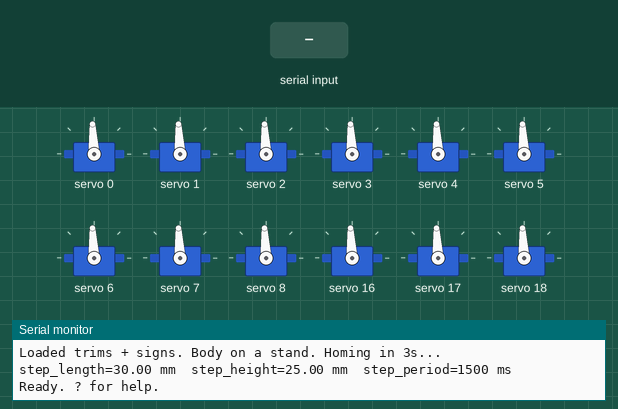
Bench run of a sketch on a simulated Seeed XIAO ESP32-C3. On the bench: 12 × servo, the last lines printed to the serial monitor. The test bench sets the inputs (shaded band). EEPROM starts erased.

Above: at 5.9 s.
6.0 s: "w\n" received over Serial
At 6.16 s:
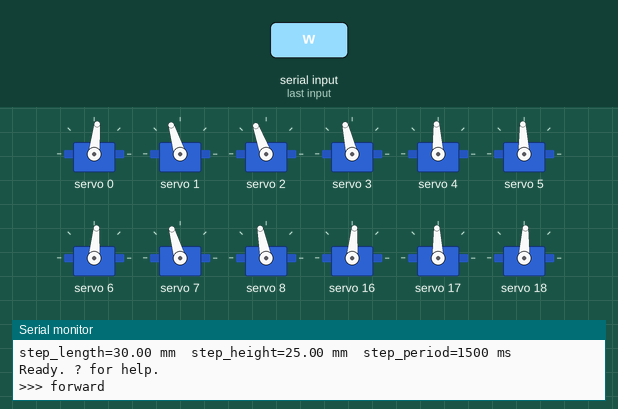
At 6.78 s:
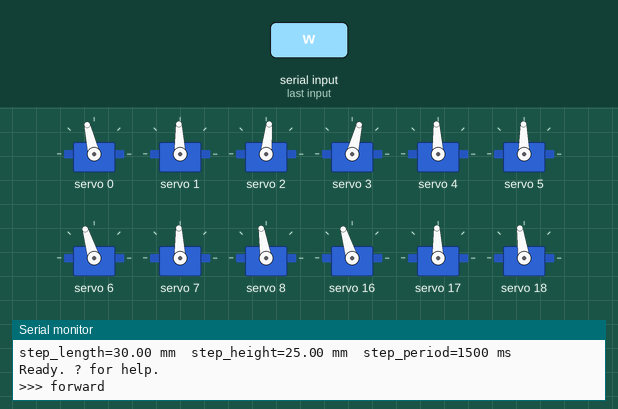
9.0 s: "s\n" received over Serial
At 9.48 s:
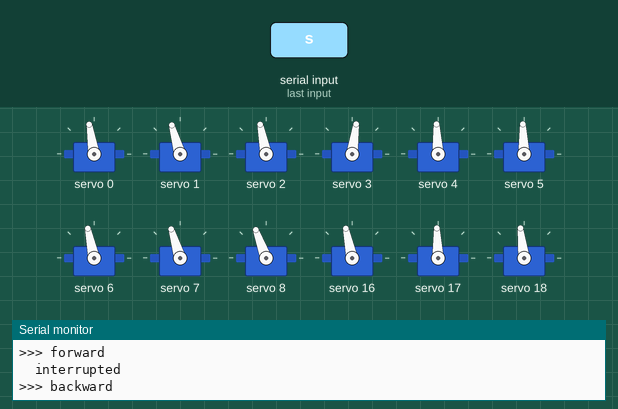
12.0 s: "a\n" received over Serial
15.0 s: "d\n" received over Serial
18.0 s: "w\n" received over Serial
21.0 s: "<w>" received over Serial
At 22.0 s:
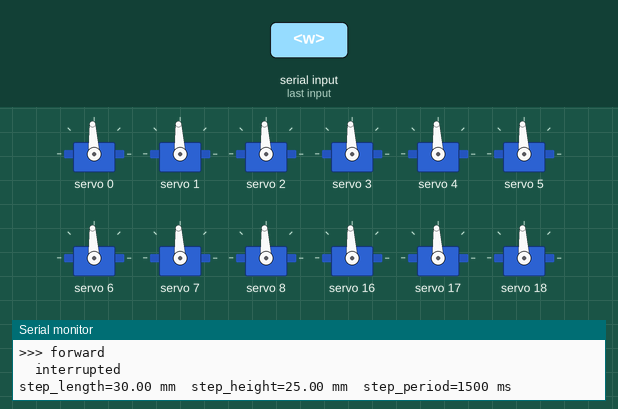
Timing chart, 0 to 23.5 s (numbered marks = the images above; inputs shaded):
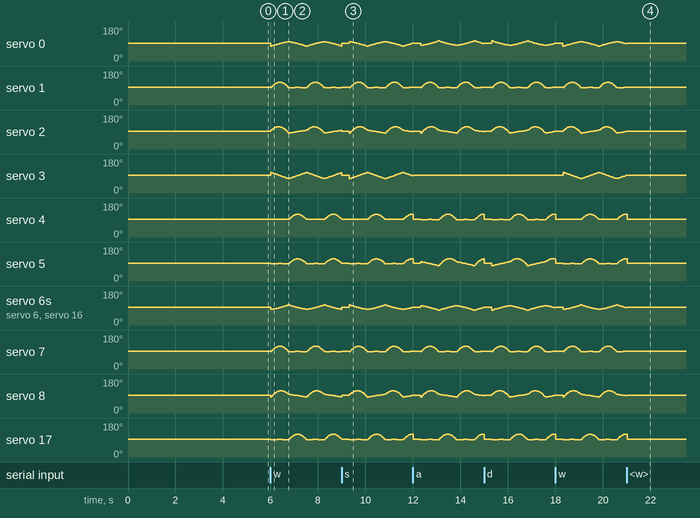

The sketch:

05_walking_controller.ino
```cpp
// mini_hexapod stage 5: walking controller firmware.
//
// Hardware: XIAO ESP32-C3 + 2x PCA9685 (right=0x40, left=0x41).
// Purpose:  Directional walking controller, similar to the watch interactive
//           but command-driven from Serial. Each motion command runs for
//           ACTION_DURATION_MS, then returns to home and waits for next.
//
// Gait: tripod (A: FR/ML/RR  +  B: FL/MR/RL, 180 deg phase offset).
// Each leg's foot trajectory in body frame:
//   Swing  (phase 0..0.5):  foot lifts and moves +motion_dir * STEP_LENGTH
//   Stance (phase 0.5..1):  foot at ground level, moves -motion_dir * STEP_LENGTH
// motion_dir is computed per-leg from (vx, vy, omega_z):
//   v_at_leg = (vx - py*omega_z, vy + px*omega_z)
//   motion_dir = v_at_leg / |v_at_leg|
// For pure translation, all legs get the same direction. For yaw, each leg
// gets a tangent direction CCW about body +Z.
//
// Serial Monitor: 115200, "No line ending". Any keystroke during motion
// interrupts the current action; if it's a movement key, the new motion
// starts immediately after a quick home.
//
// Commands (each motion runs 5 seconds unless interrupted):
//   w  forward       s  backward
//   a  strafe left   d  strafe right
//   q  turn left     e  turn right       (yaw CCW / CW)
//   r  fwd-left      t  fwd-right        (diagonals)
//   f  back-left     g  back-right
//   h  home all (snap to L-pose, stops any motion)
//   [ / ]  step length -5 / +5 mm  (limits 10..50)
//   , / .  step height -2 / +2 mm  (limits 5..50)
//   < / >  cycle period -200 / +200 ms (limits 500..3000, lower = faster)
//   p  print current step length / height / period
//   ?  help

#include <Wire.h>
#include <Adafruit_PWMServoDriver.h>
#include <Preferences.h>
#include <math.h>

constexpr uint16_t SERVO_MIN_US = 500;
constexpr uint16_t SERVO_MAX_US = 2500;
constexpr uint16_t SERVO_CTR_US = 1500;
constexpr uint8_t  PWM_FREQ_HZ  = 50;
constexpr uint8_t  ADDR_RIGHT   = 0x40;
constexpr uint8_t  ADDR_LEFT    = 0x41;

Adafruit_PWMServoDriver pwm_right(ADDR_RIGHT);
Adafruit_PWMServoDriver pwm_left (ADDR_LEFT);

struct LegSpec {
  const char* name;
  uint8_t board_addr;
  uint8_t channels[3];
};

const LegSpec LEGS[6] = {
  {"FR", ADDR_RIGHT, {0, 1, 2}},
  {"MR", ADDR_RIGHT, {3, 4, 5}},
  {"RR", ADDR_RIGHT, {6, 7, 8}},
  {"FL", ADDR_LEFT,  {0, 1, 2}},
  {"ML", ADDR_LEFT,  {3, 4, 5}},
  {"RL", ADDR_LEFT,  {6, 7, 8}},
};

struct LegGeom {
  float coxa_x, coxa_y, coxa_z;
  float axis_angle_rad;
};

const LegGeom GEOM[6] = {
  { +56.75f, -32.0f, 0.0f,        -PI / 4.0f },  // FR
  {   0.00f, -42.4f, 0.0f,        -PI / 2.0f },  // MR
  { -56.75f, -32.0f, 0.0f, -3.0f * PI / 4.0f },  // RR
  { +56.75f, +32.0f, 0.0f,        +PI / 4.0f },  // FL
  {   0.00f, +42.4f, 0.0f,        +PI / 2.0f },  // ML
  { -56.75f, +32.0f, 0.0f, +3.0f * PI / 4.0f },  // RL
};

struct IkResult {
  float coxa_rad, femur_rad, knee_rad;
  bool reachable;
};

constexpr float L2 = 55.0f;
constexpr float L3 = 89.5f;
constexpr float R_HOME = 55.0f;
constexpr float D_HOME = 89.5f;

// Runtime-tunable gait parameters.
float         step_length    = 30.0f;
float         step_height    = 25.0f;
unsigned long step_period_ms = 1500;

constexpr unsigned long ACTION_DURATION_MS = 5000;

int8_t SIGN[6][3];
float  HOME_KIN_ANGLE[3] = {0.0f, 0.0f, 0.0f};

// Tripod gait layout. A = front-right, mid-left, rear-right. B = the others.
const uint8_t TRIPOD_LEGS[6] = {0, 4, 2,  3, 1, 5};
const float   TRIPOD_OFFS[6] = {0, 0, 0,  0.5f, 0.5f, 0.5f};

// Interrupt mechanism: a key pressed during motion is buffered here and
// dispatched after the motion loop exits.
char pending_cmd = 0;

Adafruit_PWMServoDriver& driverFor(const LegSpec& leg) {
  return leg.board_addr == ADDR_RIGHT ? pwm_right : pwm_left;
}

uint16_t usToTicks(uint16_t us) {
  return (uint16_t)((uint32_t)us * PWM_FREQ_HZ * 4096UL / 1000000UL);
}

// --- State ---
Preferences prefs;
uint16_t trim_us[6][3];

void loadTrims() {
  prefs.begin("hexa_trim", true);
  for (uint8_t l = 0; l < 6; ++l) {
    for (uint8_t j = 0; j < 3; ++j) {
      char k[16]; snprintf(k, 16, "l%d_j%d", l, j);
      trim_us[l][j] = prefs.getUShort(k, SERVO_CTR_US);
    }
  }
  prefs.end();
}

void loadSigns() {
  prefs.begin("hexa_sign", true);
  for (uint8_t l = 0; l < 6; ++l) {
    for (uint8_t j = 0; j < 3; ++j) {
      char k[16]; snprintf(k, 16, "l%d_j%d", l, j);
      SIGN[l][j] = (int8_t)prefs.getChar(k, (int8_t)+1);
    }
  }
  prefs.end();
}

// --- Kinematics ---
IkResult ikFootBody(uint8_t leg, float fx, float fy, float fz) {
  const LegGeom& g = GEOM[leg];
  float dx = fx - g.coxa_x;
  float dy = fy - g.coxa_y;
  float dz = fz - g.coxa_z;

  IkResult r;
  r.reachable = false;
  r.coxa_rad = r.femur_rad = r.knee_rad = 0.0f;

  float target_angle = atan2f(dy, dx);
  float coxa = target_angle - g.axis_angle_rad;
  while (coxa >  PI) coxa -= 2.0f * PI;
  while (coxa < -PI) coxa += 2.0f * PI;

  float horiz = sqrtf(dx*dx + dy*dy);
  float d2 = horiz*horiz + dz*dz;
  float d = sqrtf(d2);

  if (d > (L2 + L3 + 0.01f) || d < fabsf(L2 - L3) - 0.01f) {
    return r;
  }

  float femur = atan2f(dz, horiz) + acosf((L2*L2 + d2 - L3*L3) / (2.0f * L2 * d));
  float knee_interior = acosf((L2*L2 + L3*L3 - d2) / (2.0f * L2 * L3));
  float knee = PI - knee_interior;

  r.coxa_rad = coxa;
  r.femur_rad = femur;
  r.knee_rad = knee;
  r.reachable = true;
  return r;
}

uint16_t angleToUs(uint8_t leg, uint8_t joint, float angle_rad) {
  float delta_rad = angle_rad - HOME_KIN_ANGLE[joint];
  float deg = delta_rad * 180.0f / PI;
  deg *= (float)SIGN[leg][joint];
  float us = (float)trim_us[leg][joint] + deg * ((float)(SERVO_MAX_US - SERVO_MIN_US) / 180.0f);
  if (us < (float)SERVO_MIN_US) us = SERVO_MIN_US;
  if (us > (float)SERVO_MAX_US) us = SERVO_MAX_US;
  return (uint16_t)(us + 0.5f);
}

void cmdJointAngle(uint8_t leg, uint8_t joint, float angle_rad) {
  const LegSpec& L = LEGS[leg];
  uint16_t us = angleToUs(leg, joint, angle_rad);
  driverFor(L).setPWM(L.channels[joint], 0, usToTicks(us));
}

void cmdJointTrim(uint8_t leg, uint8_t joint) {
  const LegSpec& L = LEGS[leg];
  driverFor(L).setPWM(L.channels[joint], 0, usToTicks(trim_us[leg][joint]));
}

bool commandFoot(uint8_t leg, float fx, float fy, float fz) {
  IkResult ik = ikFootBody(leg, fx, fy, fz);
  if (!ik.reachable) return false;
  cmdJointAngle(leg, 0, ik.coxa_rad);
  cmdJointAngle(leg, 1, ik.femur_rad);
  cmdJointAngle(leg, 2, ik.knee_rad);
  return true;
}

void homePoseForLeg(uint8_t leg, float& x, float& y, float& z) {
  const LegGeom& g = GEOM[leg];
  x = g.coxa_x + R_HOME * cosf(g.axis_angle_rad);
  y = g.coxa_y + R_HOME * sinf(g.axis_angle_rad);
  z = g.coxa_z - D_HOME;
}

void computeHomeKinAngles() {
  float x, y, z;
  homePoseForLeg(0, x, y, z);
  IkResult ik = ikFootBody(0, x, y, z);
  if (ik.reachable) {
    HOME_KIN_ANGLE[0] = ik.coxa_rad;
    HOME_KIN_ANGLE[1] = ik.femur_rad;
    HOME_KIN_ANGLE[2] = ik.knee_rad;
  }
}

void homeLeg(uint8_t leg) {
  for (uint8_t j = 0; j < 3; ++j) cmdJointTrim(leg, j);
}

void homeAll() {
  for (uint8_t l = 0; l < 6; ++l) homeLeg(l);
}

// --- Interrupt handling ---
bool checkInterrupt() {
  while (Serial.available()) {
    char c = Serial.read();
    if (c == '\n' || c == '\r' || c == ' ' || c == '\t') continue;
    pending_cmd = c;
    return true;
  }
  return false;
}

// --- Motion runner ---
// vx, vy, omega_z are unit-scale: pure translation in (vx, vy); pure rotation
// via omega_z about body +Z (CCW positive). Magnitudes only matter relative
// to each other; per-leg direction is normalized.
void runMotion(const char* label, float vx, float vy, float omega_z) {
  Serial.print(">>> "); Serial.println(label);

  float dir_x[6], dir_y[6];
  for (uint8_t l = 0; l < 6; ++l) {
    const LegGeom& g = GEOM[l];
    float vxl = vx + (-g.coxa_y) * omega_z;
    float vyl = vy + ( g.coxa_x) * omega_z;
    float mag = sqrtf(vxl * vxl + vyl * vyl);
    if (mag < 1e-6f) { dir_x[l] = 1.0f; dir_y[l] = 0.0f; }
    else             { dir_x[l] = vxl / mag; dir_y[l] = vyl / mag; }
  }

  unsigned long start_ms = millis();
  unsigned long last_update = 0;

  while (true) {
    unsigned long now = millis();
    unsigned long elapsed = now - start_ms;
    if (elapsed >= ACTION_DURATION_MS) break;
    if (checkInterrupt()) {
      Serial.println("  interrupted");
      break;
    }
    if (now - last_update >= 25) {
      last_update = now;
      for (uint8_t i = 0; i < 6; ++i) {
        uint8_t leg = TRIPOD_LEGS[i];
        float phase = fmodf((float)elapsed / (float)step_period_ms + TRIPOD_OFFS[i], 1.0f);

        float disp, lift;
        if (phase < 0.5f) {
          float s = phase * 2.0f;
          disp = step_length * (s - 0.5f);
          lift = step_height * sinf(PI * s);
        } else {
          float s = (phase - 0.5f) * 2.0f;
          disp = step_length * (0.5f - s);
          lift = 0.0f;
        }

        float hx, hy, hz;
        homePoseForLeg(leg, hx, hy, hz);
        float fx = hx + disp * dir_x[leg];
        float fy = hy + disp * dir_y[leg];
        float fz = hz + lift;
        commandFoot(leg, fx, fy, fz);
      }
    }
    delay(2);
  }

  homeAll();
  delay(300);
}

// --- UI ---
void printHelp() {
  Serial.println();
  Serial.println("Movement (5 sec each, interruptible):");
  Serial.println("  w  forward         s  backward");
  Serial.println("  a  strafe left     d  strafe right");
  Serial.println("  q  turn left CCW   e  turn right CW");
  Serial.println("  r  fwd-left        t  fwd-right       (translation diagonals)");
  Serial.println("  f  back-left       g  back-right");
  Serial.println("  1  arc fwd-left    2  arc fwd-right   (curved walking)");
  Serial.println("  3  arc back-left   4  arc back-right");
  Serial.println("Adjust:");
  Serial.println("  [ / ]   step length -/+ 5mm  (10..50)");
  Serial.println("  , / .   step height -/+ 2mm  (5..50)");
  Serial.println("  < / >   step period -/+ 200ms (500..3000, smaller=faster)");
  Serial.println("Housekeeping:");
  Serial.println("  h    home all     p    print current params     ?    help");
}

void printParams() {
  Serial.print("step_length="); Serial.print(step_length);
  Serial.print(" mm  step_height="); Serial.print(step_height);
  Serial.print(" mm  step_period="); Serial.print(step_period_ms);
  Serial.println(" ms");
}

void adjustLen(float dv) {
  step_length += dv;
  if (step_length < 10.0f) step_length = 10.0f;
  if (step_length > 50.0f) step_length = 50.0f;
  printParams();
}

void adjustHt(float dv) {
  step_height += dv;
  if (step_height < 5.0f)  step_height = 5.0f;
  if (step_height > 50.0f) step_height = 50.0f;
  printParams();
}

void adjustPer(long dv) {
  long p = (long)step_period_ms + dv;
  if (p < 500)  p = 500;
  if (p > 3000) p = 3000;
  step_period_ms = (unsigned long)p;
  printParams();
}

void handleCommand(char c) {
  switch (c) {
    // Cardinal
    case 'w': runMotion("forward",         +1.0f,  0.0f,  0.0f); break;
    case 's': runMotion("backward",        -1.0f,  0.0f,  0.0f); break;
    case 'a': runMotion("strafe left",      0.0f, +1.0f,  0.0f); break;
    case 'd': runMotion("strafe right",     0.0f, -1.0f,  0.0f); break;
    // Yaw
    case 'q': runMotion("turn left  (CCW)", 0.0f,  0.0f, +1.0f); break;
    case 'e': runMotion("turn right (CW)",  0.0f,  0.0f, -1.0f); break;
    // Diagonals (unit-magnitude)
    case 'r': runMotion("fwd-left",  +0.707f, +0.707f, 0.0f); break;
    case 't': runMotion("fwd-right", +0.707f, -0.707f, 0.0f); break;
    case 'f': runMotion("back-left", -0.707f, +0.707f, 0.0f); break;
    case 'g': runMotion("back-right",-0.707f, -0.707f, 0.0f); break;
    // Arcs (translation + yaw together — curved walking)
    case '1': runMotion("arc fwd-left",   +1.0f, 0.0f, +0.5f); break;
    case '2': runMotion("arc fwd-right",  +1.0f, 0.0f, -0.5f); break;
    case '3': runMotion("arc back-left",  -1.0f, 0.0f, +0.5f); break;
    case '4': runMotion("arc back-right", -1.0f, 0.0f, -0.5f); break;
    // Housekeeping
    case 'h': case 'H':
      homeAll();
      Serial.println("Homed.");
      break;
    case 'p': case 'P': printParams(); break;
    case '?': printHelp(); break;
    // Adjustments
    case '[': adjustLen(-5.0f); break;
    case ']': adjustLen(+5.0f); break;
    case ',': adjustHt(-2.0f);  break;
    case '.': adjustHt(+2.0f);  break;
    case '<': adjustPer(-200);  break;
    case '>': adjustPer(+200);  break;
    default: break;
  }
}

void setup() {
  Serial.begin(115200);
  delay(1000);
  Serial.println();
  Serial.println("=== mini_hexapod stage 5: walking controller ===");

  Wire.begin();
  pwm_right.begin();
  pwm_right.setOscillatorFrequency(27000000);
  pwm_right.setPWMFreq(PWM_FREQ_HZ);
  pwm_left.begin();
  pwm_left.setOscillatorFrequency(27000000);
  pwm_left.setPWMFreq(PWM_FREQ_HZ);
  delay(200);

  loadTrims();
  loadSigns();
  computeHomeKinAngles();

  Serial.println("Loaded trims + signs. Body on a stand. Homing in 3s...");
  delay(3000);
  homeAll();
  delay(500);

  printParams();
  Serial.println("Ready. ? for help.");
}

void loop() {
  char c = 0;
  if (pending_cmd) {
    c = pending_cmd;
    pending_cmd = 0;
  } else if (Serial.available()) {
    c = Serial.read();
    if (c == '\n' || c == '\r' || c == ' ' || c == '\t') return;
  } else {
    return;
  }
  handleCommand(c);
}
```

Measured:
- after the input at 21.0 s, servo 0, servo 3, servo 6, servo 8, servo 16: goes on until 21.0 s, then stays 93°; servo 1, servo 2, servo 7: stops changing and stays 93°
